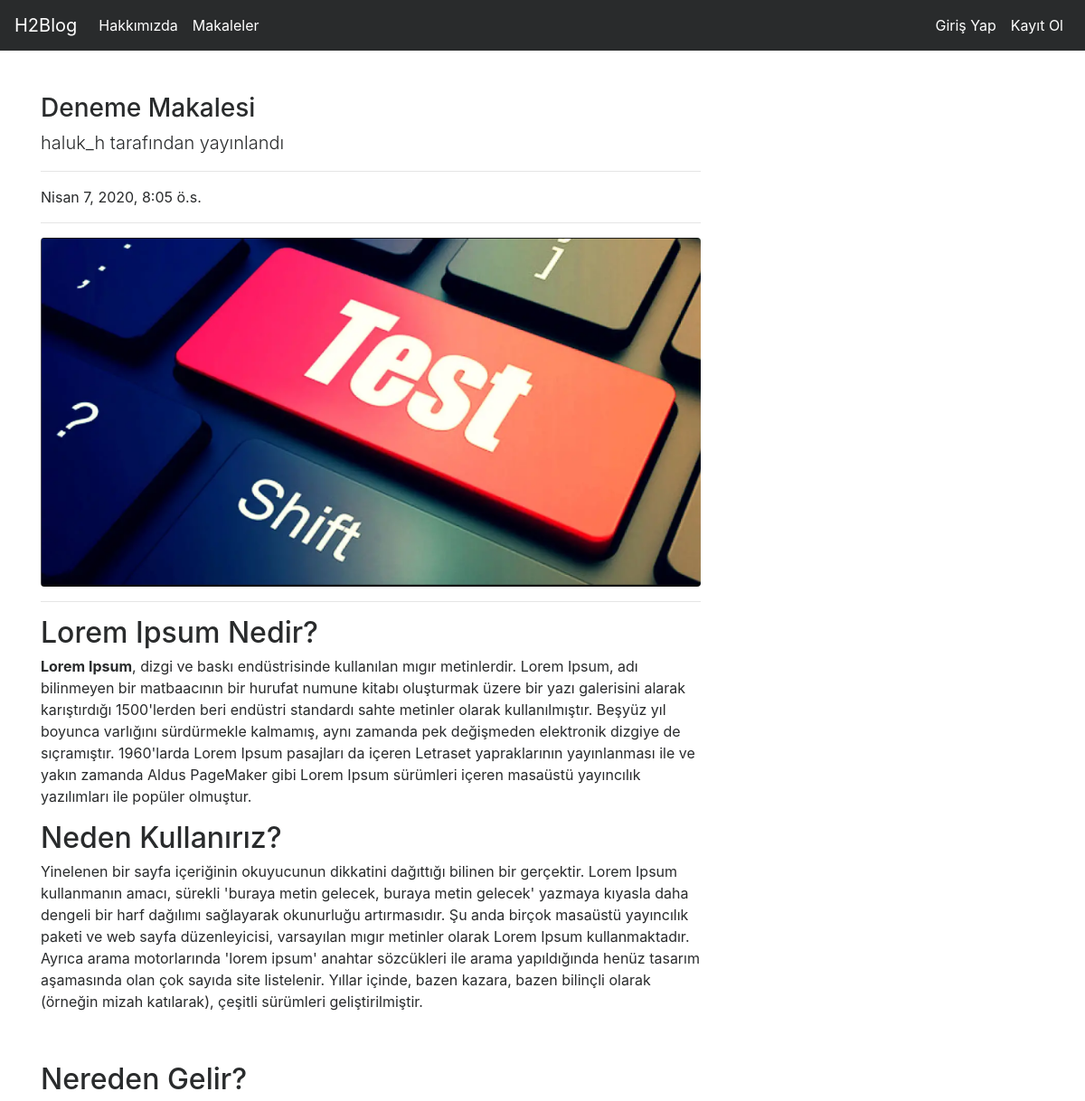
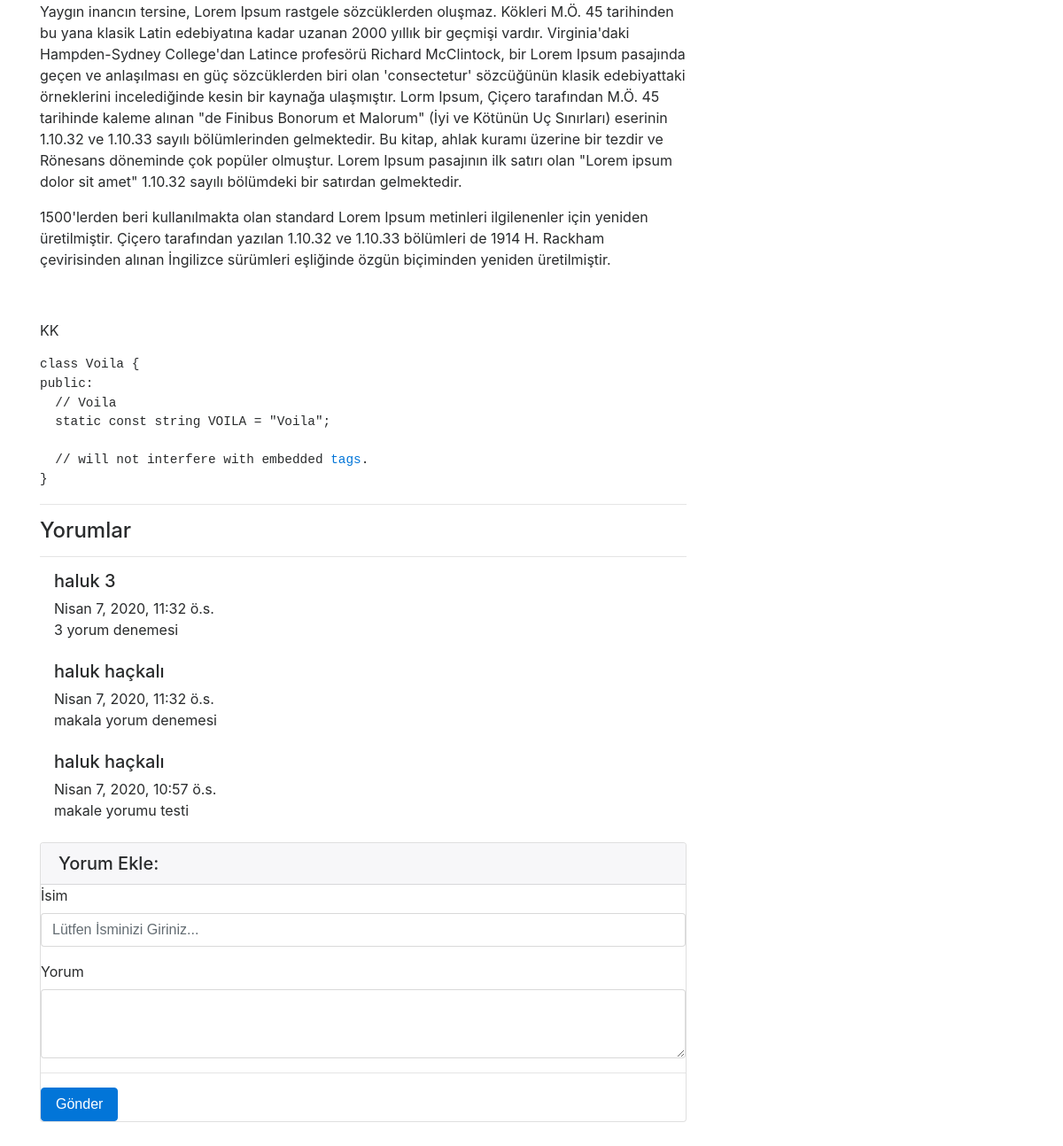
Screenshot of /articles/article/7 with the database file from the repository (2 pictures, top to bottom).
### article/models.py (models this page shows, shortened)
class Article(models.Model):
    author = models.ForeignKey("auth.User",on_delete = models.CASCADE,verbose_name ="Yazar")
    title = models.CharField(max_length= 50,verbose_name ="Başlık")
    content = RichTextField()
    created_date = models.DateTimeField(auto_now_add=True,verbose_name ="Oluşturma Tarihi")
    article_image = models.FileField(blank = True,null = True,verbose_name="Makaleye Fotoğraf Ekleyin")
    class Meta:
        ordering = ['-created_date']

class Comment(models.Model):
    article = models.ForeignKey(Article,on_delete = models.CASCADE,verbose_name = "Makale",related_name="comments")
    comment_author = models.CharField(max_length = 50,verbose_name = "İsim")
    comment_content = models.CharField(max_length = 200,verbose_name = "Yorum")
    comment_date = models.DateTimeField(auto_now_add=True)
    class Meta:
        ordering = ['-comment_date']

### article/views.py (the view)
# urls.py: path('article/<int:id>',views.detail,name = "detail"),
def detail(request,id):
    article = get_object_or_404(Article,id = id)
    comments = article.comments.all()
    return render(request,"detail.html",{"article":article,"comments":comments})

### templates/detail.html (shortened to what this page needs)
{% extends "layout.html" %}
{% block body %}
<div class="row">
    <div class="col-lg-8">
      <h3 class="mt-4">{{article.title}}</h3>
      <p class="lead">
        {{article.author.username}} tarafından yayınlandı
      </p>
      <hr>
      <p>{{article.created_date}}</p>
      <hr>
      {% if article.article_image %}
      <img class="img-fluid rounded" src="{{article.article_image.url}}" alt="">
      {% endif %}
      <hr>
      <p class="lead">
          {{article.content|safe}}
      </p>
      <hr>
      <h4>Yorumlar</h4>
      <hr>
      {% if comments %}
      {% for comment in comments  %}
        <div class="media mb-4">
          <div class="media-body">
            <h5 class="mt-0">{{comment.comment_author}}</h5>
            {{comment.comment_date}} <br>
            {{comment.comment_content}}
          </div>
        </div>
      {% endfor %}
      {% else %}
      <div class ="alert alert-danger">
        Bu makaleye herhangi bir yorum yazılmamış, ilk yorumu yapabilirsiniz!
      </div>
      {% endif %}
      <div class="card my-4">
        <h5 class="card-header">Yorum Ekle:</h5>
        <div class="card-body">
          <form method = "post" action = "{% url 'article:comment' article.id %}">
            <div class="form-group">
              <label for="formGroupExampleInput">İsim</label>
              <input name = "comment_author" type="text" class="form-control" id="formGroupExampleInput" placeholder="Lütfen İsminizi Giriniz...">
            </div>
            <div class="form-group">
              <label for="formGroupExampleInput">Yorum</label>
              <textarea name = "comment_content" class="form-control" rows="3"></textarea>
            </div>
            <hr>
            <button type="submit" class="btn btn-primary">Gönder</button>
          </form>
        </div>
      </div>
    </div>
  </div>
{% endblock body %}

### rows the page displays
Article: title "Deneme Makalesi", author.username "haluk_h", created_date "Nisan 7, 2020, 8:05 ö.s.", article_image (picture), content "Lorem Ipsum Nedir? Lorem Ipsum , dizgi ve baskı endüstrisinde kullanılan mıgır metinlerdir. Lorem Ipsum, adı bilinmeyen bir matbaacının bir hurufat numune kitabı oluşturmak üzere bir yazı galerisini alarak karıştırdığı 1500'lerden beri endüstri standardı sahte metinler olarak kullanılmıştır. Beşyüz yıl boyunca varlığını sürdürmekle kalmamış, aynı zamanda pek değişmeden elektronik dizgiye de sıçramıştır. 1960'larda Lorem Ipsum pasajları da içeren Letraset yapraklarının yayınlanması ile ve yakın zamanda Aldus PageMaker gibi Lorem Ipsum sürümleri içeren masaüstü yayıncılık yazılımları ile popüler olmuştur. Neden Kullanırız? Yinelenen bir sayfa içeriğinin okuyucunun dikkatini dağıttığı bilinen…"
Comment: comment_author "haluk 3", comment_date "Nisan 7, 2020, 11:32 ö.s.", comment_content "3 yorum denemesi"
Comment: comment_author "haluk haçkalı", comment_date "Nisan 7, 2020, 11:32 ö.s.", comment_content "makala yorum denemesi"
Comment: comment_author "haluk haçkalı", comment_date "Nisan 7, 2020, 10:57 ö.s.", comment_content "makale yorumu testi"
